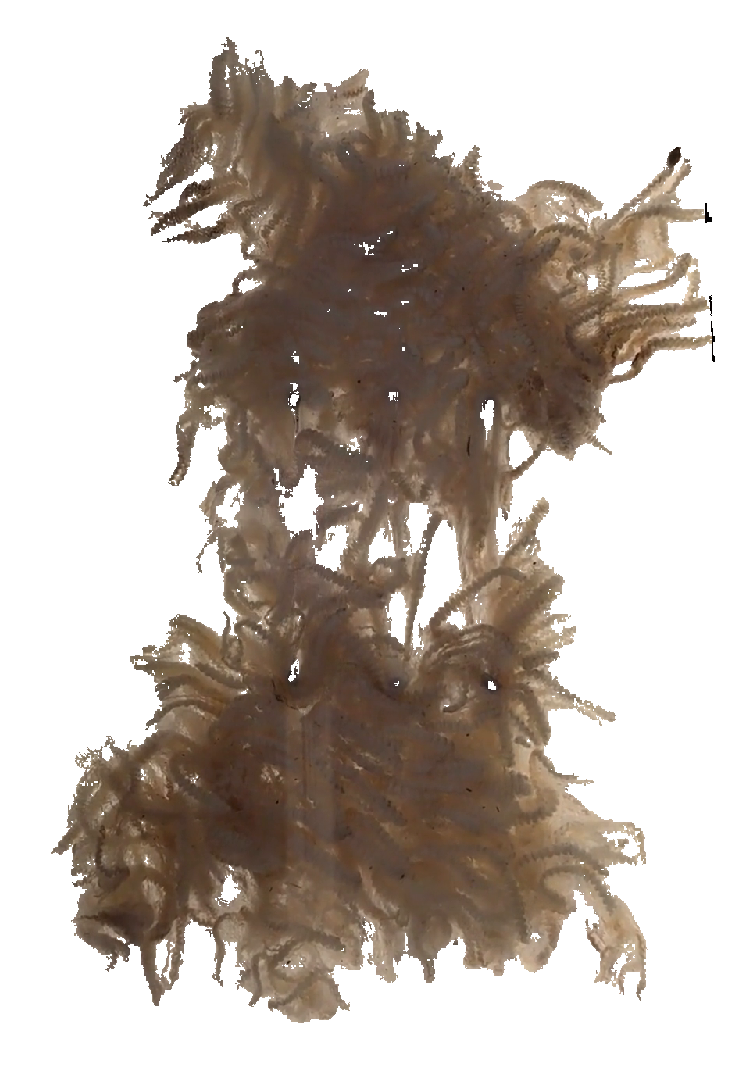
#> input picture Projects/cmaes/skirted_fleece.png, 740 x 1067 px
$ python -i image_comparison.py   (imports and definitions only)
#> lines starting #> are read from the running program, lines starting #| are printed output that depends on the picture; after the words box and inside, x2 and y2 are one past the last pixel; in counts of white or black regions, pixels touching at a corner belong together
import cv2
import numpy as np
import matplotlib.pyplot as plt


def load_image(image_path):
    """Load an image in grayscale"""
    return cv2.imread(image_path, cv2.IMREAD_GRAYSCALE)

def fill_holes(image):
  """Fill small holes in the given binary image based on a maximum hole size threshold."""
  # Invert the image to treat holes as foreground
  inverted_image = cv2.bitwise_not(image)

  # Find connected components (holes) in the inverted image
  num_labels, labels, stats, _ = cv2.connectedComponentsWithStats(inverted_image, connectivity=4)

  # Create an empty mask to fill holes based on their size
  filled_image = np.zeros_like(image)

  # Define a max threshold for hold size
  max_hole_size=80

  # Iterate through the connected components
  for i in range(1, num_labels):
      area = stats[i, cv2.CC_STAT_AREA]

      # Fill only if the hole size is less than or equal to the max_hole_size
      if area <= max_hole_size:
          filled_image[labels == i] = 255

  # Combine the filled holes with the original image
  result_image = cv2.bitwise_or(image, filled_image)

  return result_image

# [131 lines left out: functions compute_rescaling_values, rescale_image, compute_percentage_difference, process_images, not called in this run]

>>> import cv2
>>> picture = cv2.imread('skirted_fleece.png', cv2.IMREAD_GRAYSCALE)
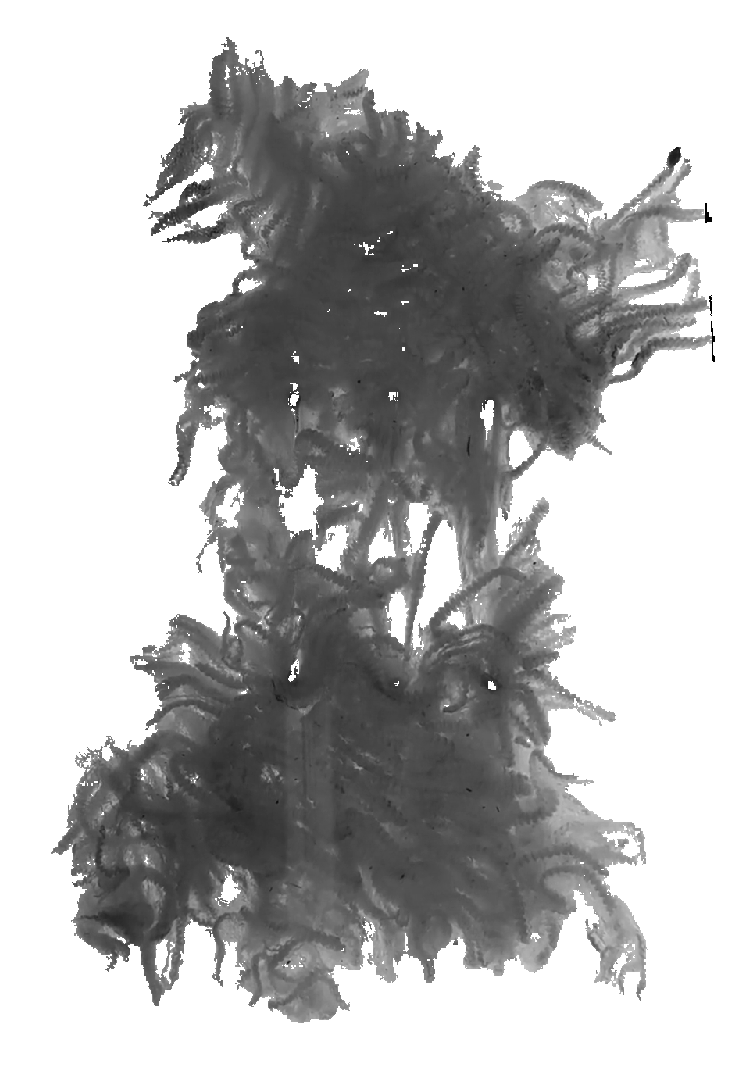
#> picture: shape (1067, 740); min 0, max 255, mean 183
>>> result = fill_holes(picture)
#> in fill_holes, `inverted_image = cv2.bitwise_not(image)`:
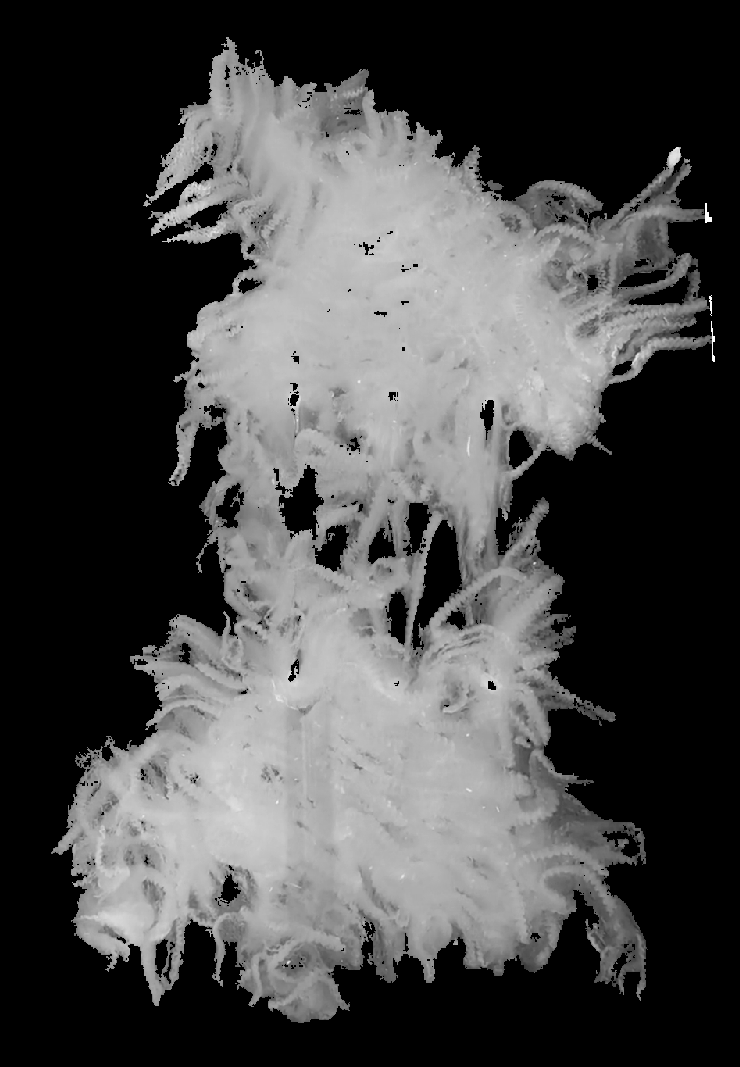
#> inverted_image: shape (1067, 740); min 0, max 255, mean 72
#> in fill_holes, `num_labels, labels, stats, _ = cv2.connectedComponentsWithStats(invert..`:
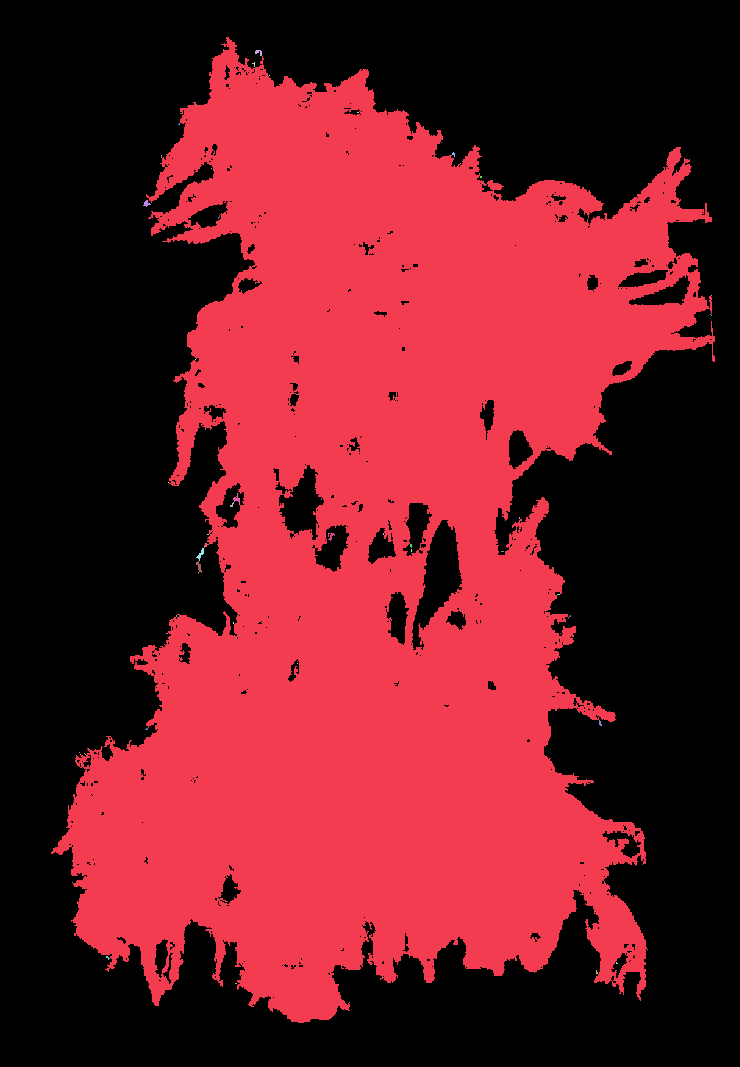
#> labels: shape (1067, 740) int32; 59 distinct labels, from 0 to 58; one colour per label, 0 black
#> in fill_holes, `num_labels, labels, stats, _ = cv2.connectedComponentsWithStats(invert..`: num_labels = 59; stats = 59 rows, first 6: [0, 0, 740, 1067, 432827], [51, 37, 664, 986, 356414], [255, 50, 7, 6, 25], [252, 62, 3, 5, 7], [269, 75, 1, 1, 1], [357, 112, 2, 1, 2]
#> the loop in fill_holes, `for i in range(1, num_labels):` made 58 passes
#> area on passes 1, 2, 13, 20, 24, 29, 32: 356414, 25, 28, 34, 29, 38, 34
#> after the loop in fill_holes, `for i in range(1, num_labels):`:
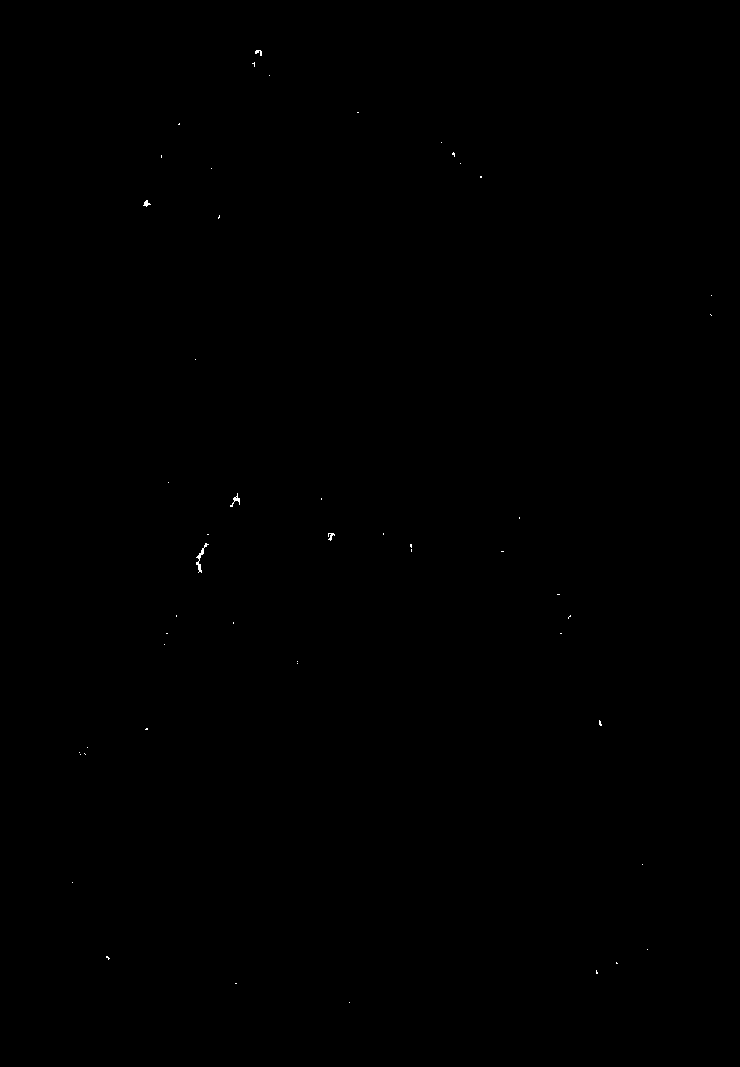
#> filled_image: shape (1067, 740); 0.04% white in thin lines or dots, all inside (x1, y1, x2, y2) = (72, 50, 712, 1003)
